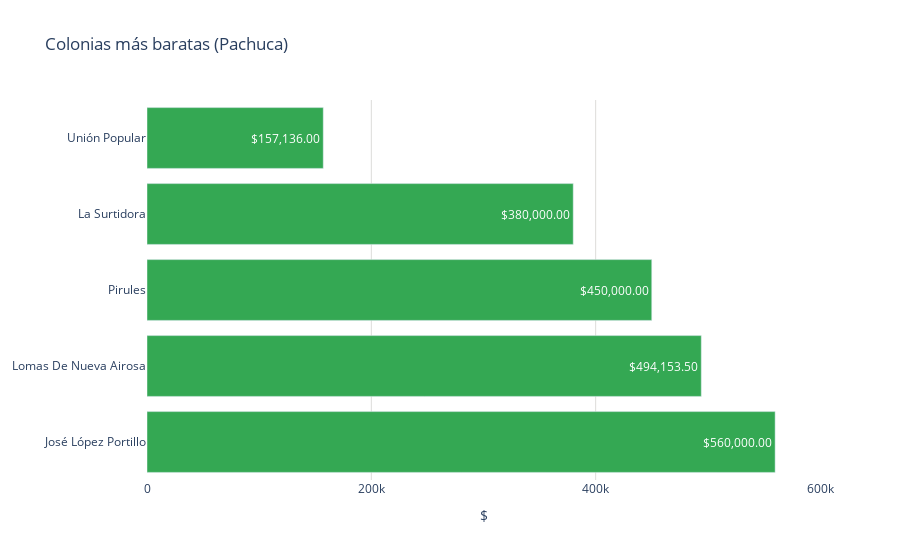

Write notebook code for a chart like this one.
### Code cell
colores = ['#df00ff','#939fad','#6773df','#67c2df','#7cc668','#ffb038','#ff4853','#3d45c0']
col = top_colonias_baratas['colonia']
precio = top_colonias_baratas['precio']
fig = go.Figure()
fig.add_trace(go.Bar(
    y=col[::-1],  # Invertir el orden de los datos
    x=precio[::-1],  # Invertir el orden de los datos
    orientation='h', 
    marker_color='#34a853',  # Colores de las barras
    text=precio[::-1].apply(lambda x: '${:,.2f}'.format(x)),  # Invertir el orden de los datos
    textposition='inside',  # Posición del texto (puede ser 'inside' o 'outside')
))
fig.update_layout(
    title='Colonias más baratas (Pachuca)',  # Título de la gráfica
    xaxis=dict(
        title='$', # Título del eje x
        gridcolor='#dddcda', # Color de las líneas que dividen los rangos del eje X
        range=[0, 600000],  # Establecer el rango del eje y
        tickvals=[0, 200000,400000,600000],  # Definir los valores de las marcas en el eje y
        #ticktext=['$0.00', '$200,000.00', '$4,000,000.00','$6,000,000.00','$8,000,000.00'],  # Definir el texto de las marcas en el eje y
    ),  
    plot_bgcolor='rgba(0,0,0,0)',  # Color de fondo del gráfico
)
# Exportar gráfica como archivo HTML
def guardar_grafico_como_html(fig, nombre_archivo, carpeta='graficas'):
    # Crear la carpeta si no existe
    if not os.path.exists(carpeta):
        os.makedirs(carpeta)
    
    # Gráfica como archivo HTML en la carpeta especificada
    pio.write_html(fig, f'{carpeta}/{nombre_archivo}.html')

guardar_grafico_como_html(fig, 'g_bar_colbaratas_t5_pachuca', carpeta='graficas')
fig.show()

### Figure 1 — Plotly figure (JSON) as saved in the notebook; plotly's stock layout.template omitted (floating-point values rounded to 4 significant figures)
{"data": [{"marker": {"color": "#34a853"}, "orientation": "h", "text": ["$560,000.00", "$494,153.50", "$450,000.00", "$380,000.00", "$157,136.00"], "textposition": "inside", "type": "bar", "x": [560000, 494200.0, 450000, 380000, 157136], "y": ["José López Portillo", "Lomas De Nueva Airosa", "Pirules", "La Surtidora", "Unión Popular"]}], "layout": {"plot_bgcolor": "rgba(0,0,0,0)", "title": {"text": "Colonias más baratas (Pachuca)"}, "xaxis": {"gridcolor": "#dddcda", "range": [0, 600000], "tickvals": [0, 200000, 400000, 600000], "title": {"text": "$"}}}}
